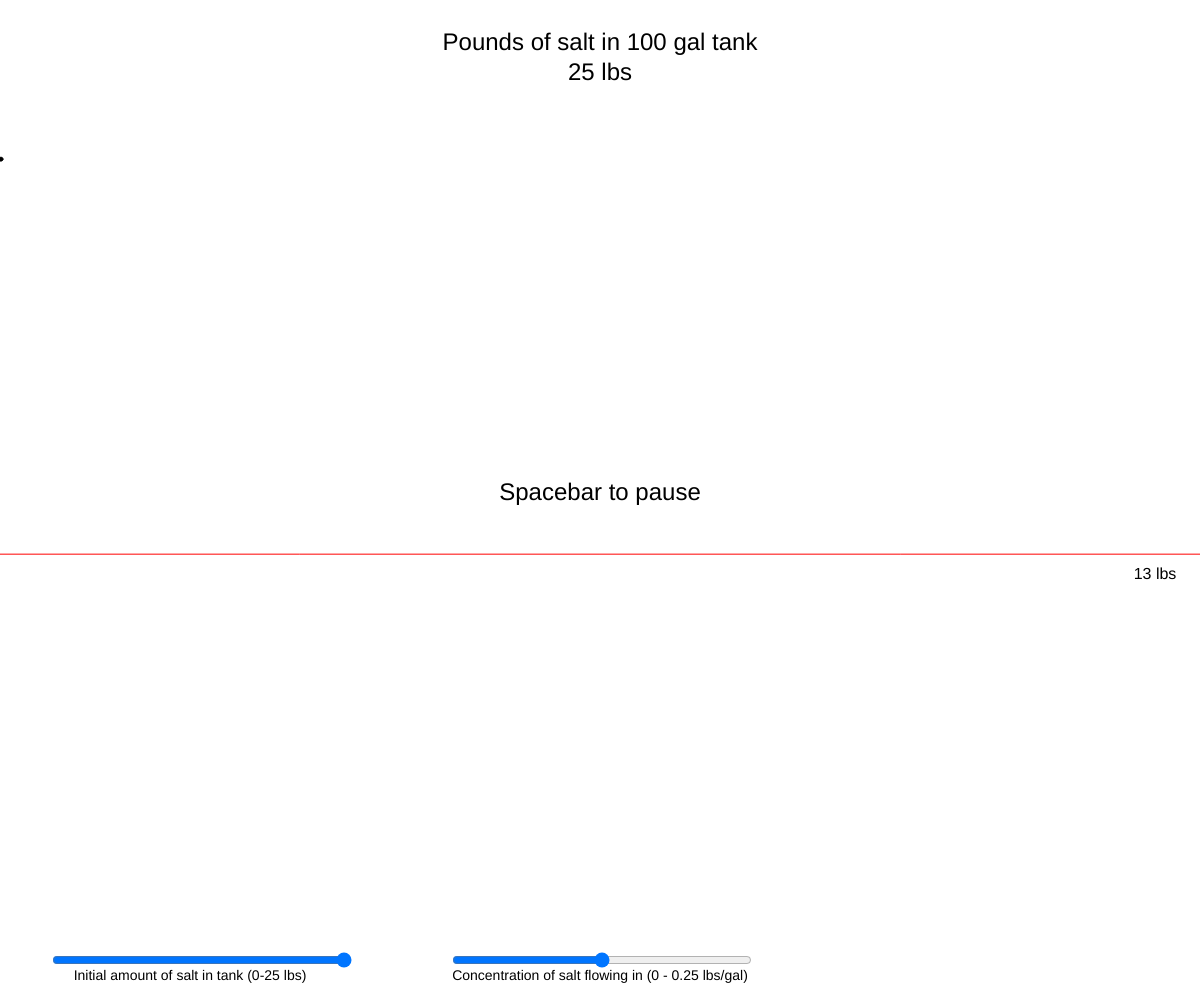
Frame 1 (no input)
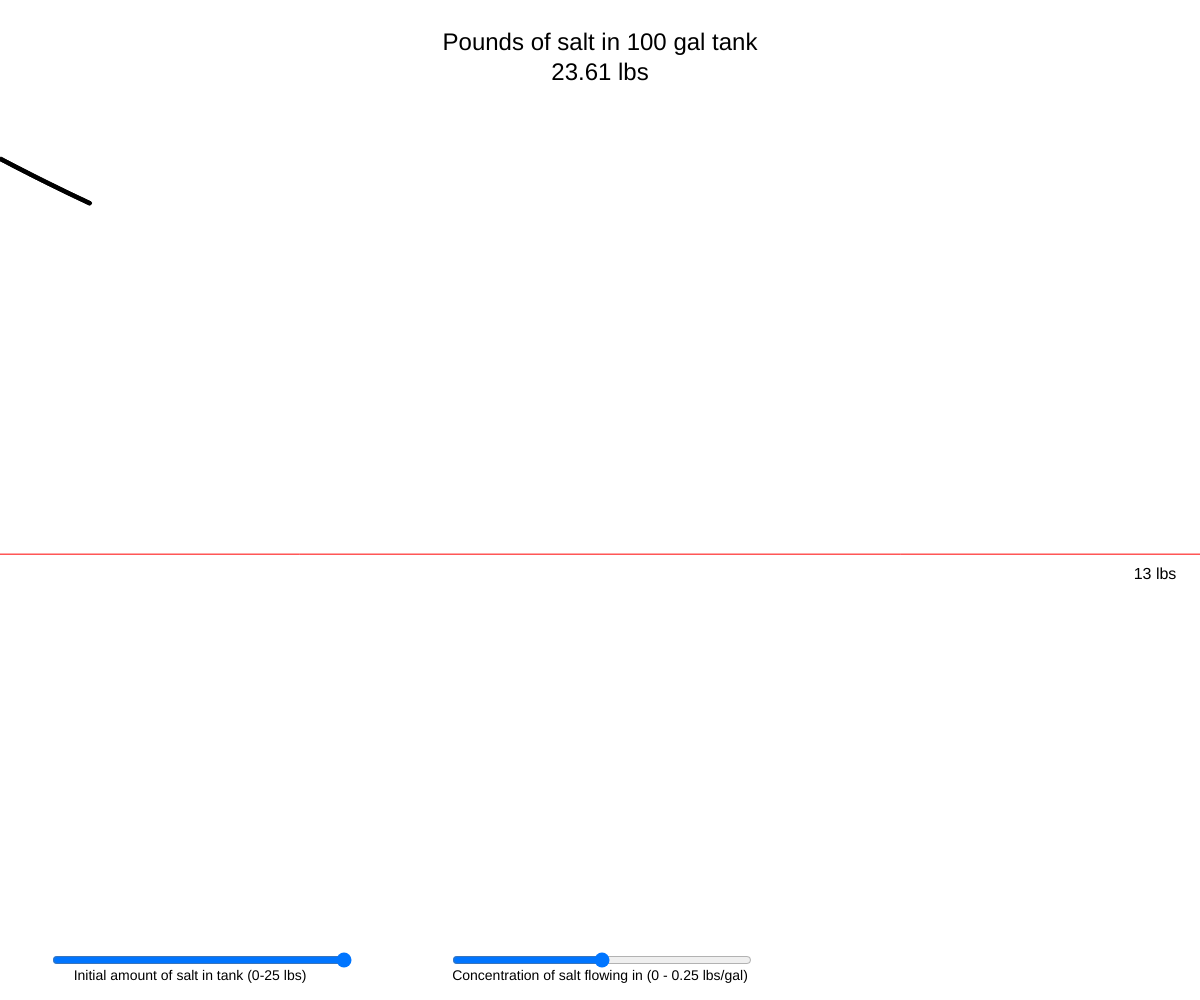
Frame 60 (no input)
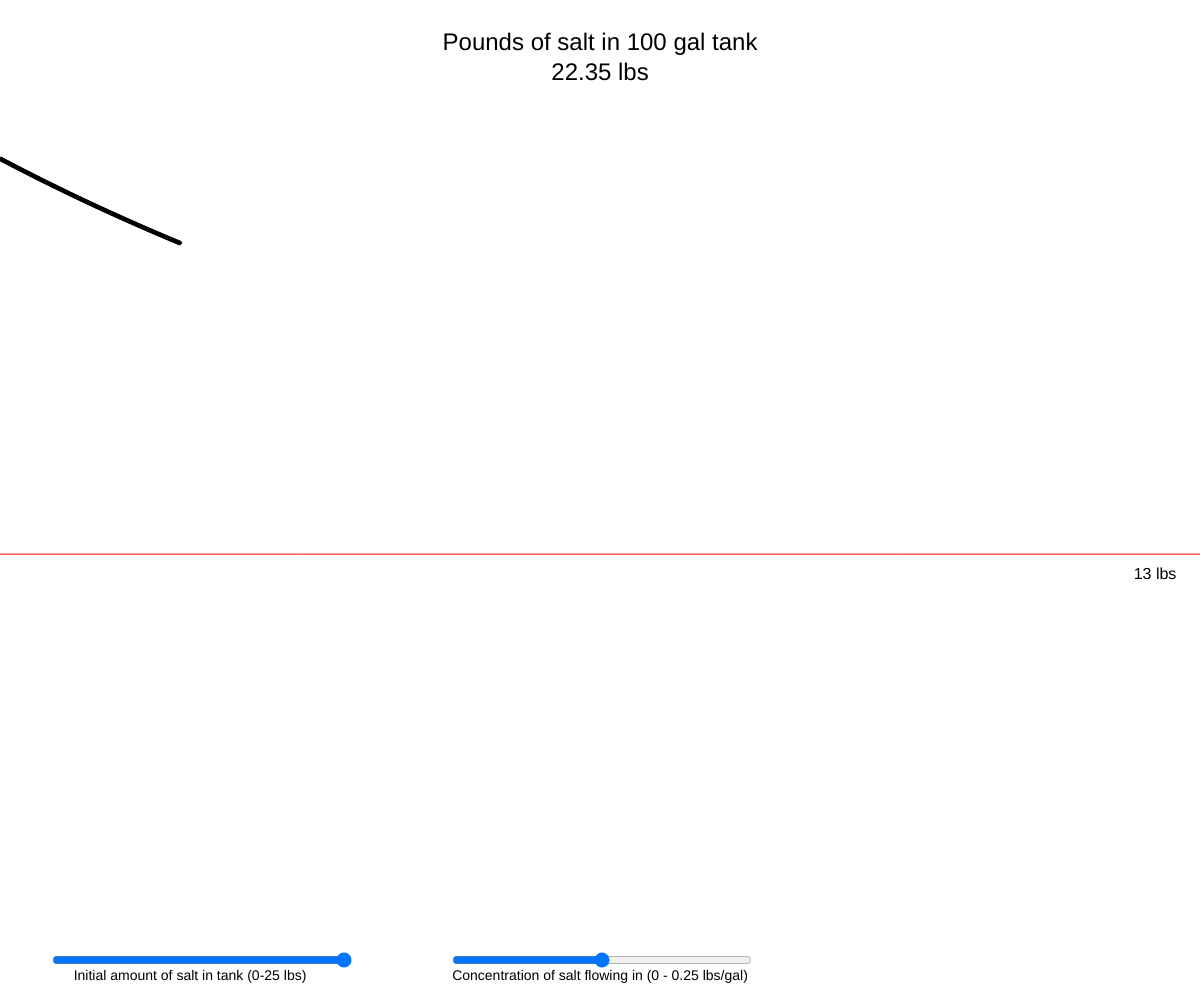
Frame 120 (the mouse pressed at the canvas centre since frame 60)

The p5.js sketch that drew these frames (run headless with seeded random() and noise() and a simulated clock; from frame 60 on, the mouse is pressed at the canvas centre):

// p5.js sketch
// ── sketch.js
var poundsSaltInTank,
    concentrationIn,
    waterFlowRate,
    saltRateIn,
    saltRateOut,
    tankVolume,
    overallSaltRate,
    timeCounter,
    titleScreen,
    beginSwitch,
    maxTime,
    maxSaltAmount;

var saltAmountHistory = [];


function setup(){
  createCanvas(windowWidth,windowHeight);
  frameRate(60);
  ellipseMode(RADIUS);
  textAlign(CENTER);
  textSize(24);
  fill(0);

  concentrationInSlider = createSlider(0,0.25,0.125,0.025);
  concentrationInSlider.position(width/2-150,height-50);
  concentrationInSlider.size(300);
  concentrationInSlider.input(concentrationChanged);

  initialSaltSlider = createSlider(0,25,25,1);
  initialSaltSlider.position(width/4-250,height-50);
  initialSaltSlider.size(300);
  initialSaltSlider.input(saltChanged);

  /* Edit to change scale */ 
  maxTime = 800;
  maxSaltAmount = 30;

  
  poundsSaltInTank = initialSaltSlider.value();
  waterFlowRate = 0.2;
  tankVolume = 100;

  concentrationIn = concentrationInSlider.value();
  timeCounter = 1;
  titleScreen = 1;
  beginSwitch = 1;
  console.log("amt salt in tank: "+poundsSaltInTank);
}

function draw(){

  background(255);

  text("Pounds of salt in " + tankVolume+" gal tank",width/2,50);
  text(round(poundsSaltInTank,2) + " lbs",width/2,80);

  if(timeCounter < maxTime/15){
    text("Spacebar to pause", width/2,height/2);
  }

  push();
  textSize(14);
  text("Concentration of salt flowing in (0 - 0.25 lbs/gal)",width/2,height-20);
  text("Initial amount of salt in tank (0-25 lbs)",width/4-110,height-20);
  pop();

  push();
  stroke(255,0,0);
  line(0,height-map(concentrationIn*tankVolume,0,maxSaltAmount,50,height),width,height-map(concentrationIn*tankVolume,0,maxSaltAmount,50,height));
  pop();

  push();
  textSize(16);
  text(round(concentrationIn*tankVolume) + " lbs",width-45, height-map(concentrationIn*tankVolume,0,maxSaltAmount,50,height)+25);
  pop();


  if(beginSwitch==1){
    tick();
    timeCounter++;
  }
  if(beginSwitch == 1){
    console.log("amt salt in tank: "+poundsSaltInTank);
  }

  for(var i = 0; i < saltAmountHistory.length;i++){
      ellipse(map(saltAmountHistory[i].time,1,maxTime,1,width), height-map(saltAmountHistory[i].amount,0,maxSaltAmount,50,height),2,2);
    }

  if(timeCounter >= maxTime){
    noLoop();
  }

}

function tick(){
   saltRateIn = concentrationInSlider.value() * waterFlowRate;
   saltRateOut = (poundsSaltInTank / tankVolume) * waterFlowRate;
   overallSaltRate = saltRateIn - saltRateOut;
   poundsSaltInTank+=overallSaltRate;
   saltAmountHistory.push({
    time: timeCounter,
    amount: poundsSaltInTank
   });
}


function concentrationChanged(){
  concentrationIn = concentrationInSlider.value();
  poundsSaltInTank = initialSaltSlider.value();
  timeCounter = 1;
  saltAmountHistory = [];
}

function saltChanged(){
  poundsSaltInTank = initialSaltSlider.value();
  timeCounter = 1;
  saltAmountHistory = [];
}



function keyTyped(){
  if(keyCode == 32){
    if(beginSwitch == 0){
    beginSwitch = 1;
  }else{
    beginSwitch = 0;
  }
  }
}

function widowResized(){
  resizeCanvas();
}
